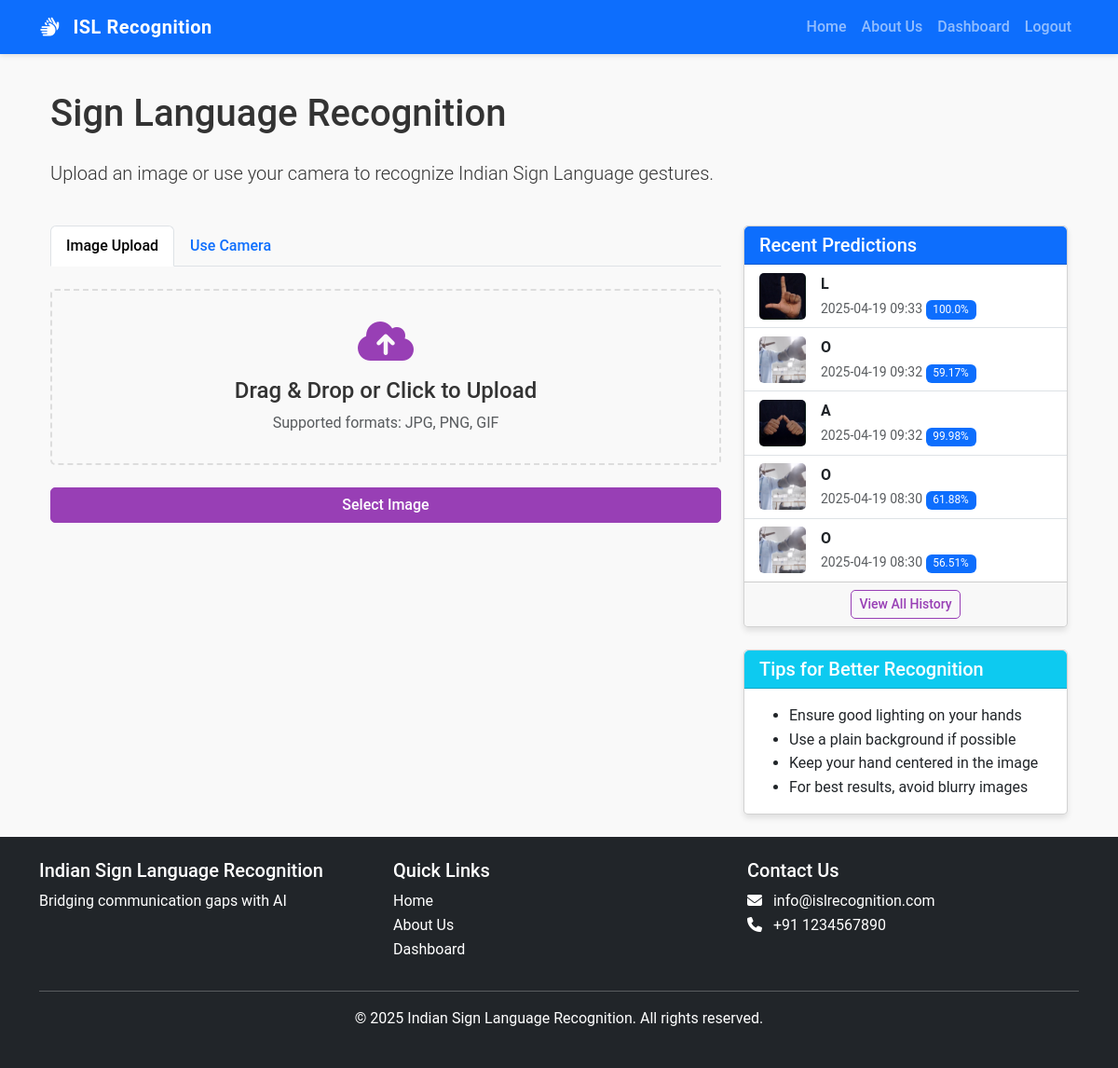
The page /dashboard (signed in) on the database its author committed.
### app.py (models this page shows)
class Prediction(db.Model):
    id = db.Column(db.Integer, primary_key=True)
    filename = db.Column(db.String(100), nullable=False)
    predicted_class = db.Column(db.String(10), nullable=False)
    confidence = db.Column(db.Float, nullable=False)
    timestamp = db.Column(db.DateTime, default=datetime.utcnow)
    user_id = db.Column(db.Integer, db.ForeignKey('user.id'), nullable=False)

### app.py (the view)
@app.route('/dashboard')
@login_required
def dashboard():
    predictions = Prediction.query.filter_by(user_id=current_user.id).order_by(Prediction.timestamp.desc()).limit(5).all()
    return render_template('dashboard.html', predictions=predictions)

### app.py (called while the page is built)
@login_manager.user_loader
def load_user(user_id):
    return User.query.get(int(user_id))

### templates/dashboard.html (shortened to what this page needs)
{% extends 'base.html' %}
{% block content %}
<div class="container">
    <div class="row mb-4">
        <div class="col-12">
            <h1 class="mb-4">Sign Language Recognition</h1>
            <p class="lead">Upload an image or use your camera to recognize Indian Sign Language gestures.</p>
        </div>
    </div>
    <div class="row">
        <div class="col-lg-8">
            <ul class="nav nav-tabs mb-4">
                <li class="nav-item">
                    <a class="nav-link active" id="upload-tab" href="#">Image Upload</a>
                </li>
                <li class="nav-item">
                    <a class="nav-link" id="camera-tab" href="#">Use Camera</a>
                </li>
            </ul>
            <div id="upload-interface">
                <form id="upload-form" enctype="multipart/form-data">
                    <div id="upload-area" class="upload-area mb-4">
                        <i class="fas fa-cloud-upload-alt upload-icon"></i>
                        <h4>Drag & Drop or Click to Upload</h4>
                        <p class="text-muted mb-0">Supported formats: JPG, PNG, GIF</p>
                    </div>
                    <div class="d-grid">
                        <button type="button" class="btn btn-primary" onclick="document.getElementById('file-input').click()">Select Image</button>
                    </div>
                </form>
            </div>
        </div>
        <div class="col-lg-4">
            <div class="card">
                <div class="card-header bg-primary text-white">
                    <h5 class="mb-0">Recent Predictions</h5>
                </div>
                <div class="card-body p-0">
                    {% if predictions %}
                    <ul class="list-group list-group-flush">
                        {% for prediction in predictions %}
                        <li class="list-group-item d-flex align-items-center">
                            <div class="flex-shrink-0">
                                <img src="{{ url_for('static', filename='uploads/' + prediction.filename) }}" class="history-thumbnail" alt="Prediction">
                            </div>
                            <div class="ms-3">
                                <div class="fw-bold">{{ prediction.predicted_class }}</div>
                                <small class="text-muted">
                                    {{ prediction.timestamp.strftime('%Y-%m-%d %H:%M') }}
                                    <span class="badge bg-primary badge-confidence">{{ (prediction.confidence * 100)|round(2) }}%</span>
                                </small>
                            </div>
                        </li>
                        {% endfor %}
                    </ul>
                    {% else %}
                    <div class="p-4 text-center">
                        <p class="text-muted">No predictions yet.</p>
                    </div>
                    {% endif %}
                </div>
                <div class="card-footer text-center">
                    <a href="#" class="btn btn-sm btn-outline-primary">View All History</a>
                </div>
            </div>
            <div class="card mt-4">
                <div class="card-header bg-info text-white">
                    <h5 class="mb-0">Tips for Better Recognition</h5>
                </div>
                <div class="card-body">
                    <ul class="mb-0">
                        <li>Ensure good lighting on your hands</li>
                        <li>Use a plain background if possible</li>
                        <li>Keep your hand centered in the image</li>
                        <li>For best results, avoid blurry images</li>
                    </ul>
                </div>
            </div>
        </div>
    </div>
</div>
{% endblock %}

### templates/base.html (shortened to what this page needs)
<!DOCTYPE html>
<html lang="en">
<head>
    <link rel="stylesheet" href="https://cdnjs.cloudflare.com/ajax/libs/font-awesome/6.4.2/css/all.min.css">
    <link href="https://cdn.jsdelivr.net/npm/bootstrap@5.3.2/dist/css/bootstrap.min.css" rel="stylesheet">
    <link rel="stylesheet" href="{{ url_for('static', filename='css/main.css') }}">
</head>
<body>
    <nav class="navbar navbar-expand-lg navbar-dark bg-primary">
        <div class="container">
            <a class="navbar-brand" href="{{ url_for('index') }}">
                <i class="fas fa-sign-language me-2"></i>
                ISL Recognition
            </a>
            <div class="collapse navbar-collapse" id="navbarNav">
                <ul class="navbar-nav ms-auto">
                    <li class="nav-item">
                        <a class="nav-link" href="{{ url_for('index') }}">Home</a>
                    </li>
                    <li class="nav-item">
                        <a class="nav-link" href="{{ url_for('about') }}">About Us</a>
                    </li>
                    {% if current_user.is_authenticated %}
                    <li class="nav-item">
                        <a class="nav-link" href="{{ url_for('dashboard') }}">Dashboard</a>
                    </li>
                    <li class="nav-item">
                        <a class="nav-link" href="{{ url_for('logout') }}">Logout</a>
                    </li>
                    {% endif %}
                </ul>
            </div>
        </div>
    </nav>
    <main class="container py-4">
        {% block content %}{% endblock %}
    </main>
    <footer class="bg-dark text-white py-4">
        <div class="container">
            <div class="row">
                <div class="col-md-4">
                    <h5>Indian Sign Language Recognition</h5>
                    <p>Bridging communication gaps with AI</p>
                </div>
                <div class="col-md-4">
                    <h5>Quick Links</h5>
                    <ul class="list-unstyled">
                        <li><a href="{{ url_for('index') }}" class="text-white">Home</a></li>
                        <li><a href="{{ url_for('about') }}" class="text-white">About Us</a></li>
                        {% if current_user.is_authenticated %}
                        <li><a href="{{ url_for('dashboard') }}" class="text-white">Dashboard</a></li>
                        {% else %}
                        <li><a href="{{ url_for('login') }}" class="text-white">Login</a></li>
                        <li><a href="{{ url_for('signup') }}" class="text-white">Sign Up</a></li>
                        {% endif %}
                    </ul>
                </div>
                <div class="col-md-4">
                    <h5>Contact Us</h5>
                    <address>
                        <i class="fas fa-envelope me-2"></i> info@islrecognition.com<br>
                        <i class="fas fa-phone me-2"></i> +91 1234567890
                    </address>
                </div>
            </div>
            <hr>
            <div class="text-center">
                <p>&copy; 2025 Indian Sign Language Recognition. All rights reserved.</p>
            </div>
        </div>
    </footer>
</body>
</html>

### static/css/main.css (style rules this page uses)
:root { --primary-color: #983fb5; --secondary-color: #f50057; --dark-color: #771a7e; --light-color: #e8eaf6; --success-color: #4caf50; --warning-color: #ff9800; --danger-color: #f44336; --text-color: #333; --light-text: #f4f4f4; --border-radius: 5px; --box-shadow: 0 4px 6px rgba(0, 0, 0, 0.1); }
body { font-family: 'Roboto', sans-serif; color: var(--text-color); line-height: 1.6; background-color: #f9f9f9; }
.navbar { box-shadow: 0 2px 5px rgba(0, 0, 0, 0.1); }
.navbar-brand { font-weight: 700; letter-spacing: 0.5px; }
.nav-link { font-weight: 500; transition: color 0.3s ease; }
.btn { border-radius: var(--border-radius); font-weight: 500; transition: all 0.3s ease; }
.btn-primary { background-color: var(--primary-color); border-color: var(--primary-color); }
.btn-outline-primary { color: var(--primary-color); border-color: var(--primary-color); }
.card { border-radius: var(--border-radius); box-shadow: var(--box-shadow); transition: transform 0.3s ease, box-shadow 0.3s ease; }
.upload-area { border: 2px dashed #ddd; border-radius: var(--border-radius); padding: 30px; text-align: center; cursor: pointer; transition: all 0.3s ease; }
.upload-icon { font-size: 48px; color: var(--primary-color); margin-bottom: 15px; }
.history-thumbnail { width: 50px; height: 50px; object-fit: cover; border-radius: var(--border-radius); }
.badge-confidence { font-size: 85%; font-weight: normal; }
footer { background-color: var(--dark-color); }
footer a { text-decoration: none; transition: all 0.3s ease; }

### rows shown on the page
Prediction: filename (picture), predicted_class "L", timestamp "2025-04-19 09:33", (prediction.confidence*100)|round(2) "100.0"
Prediction: filename (picture), predicted_class "O", timestamp "2025-04-19 09:32", (prediction.confidence*100)|round(2) "59.17"
Prediction: filename (picture), predicted_class "A", timestamp "2025-04-19 09:32", (prediction.confidence*100)|round(2) "99.98"
Prediction: filename (picture), predicted_class "O", timestamp "2025-04-19 08:30", (prediction.confidence*100)|round(2) "61.88"
Prediction: filename (picture), predicted_class "O", timestamp "2025-04-19 08:30", (prediction.confidence*100)|round(2) "56.51"
